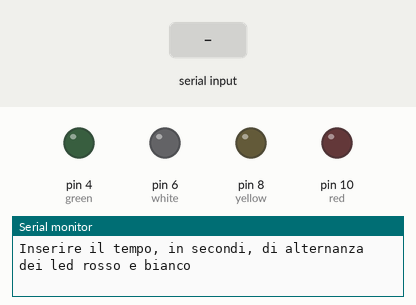
Recording of a sketch running on a simulated Arduino Uno, built with avr-gcc and run on an emulated ATmega328P. On the bench: output pins drawn as LEDs (lit = HIGH), the last lines printed to the serial monitor. Dashed ring = blinking. The test bench sets the inputs (shaded band).

Above: at 0.8 s.
0.9 s: "90,45\n" received over Serial
3.4 s: "30,150\n" received over Serial
At 4.94 s:
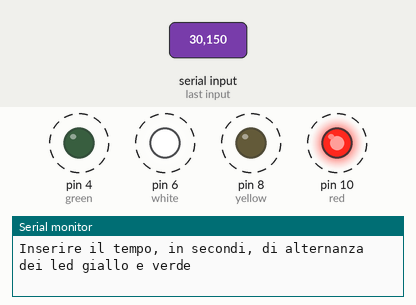
Timing chart, 0 to 12.4 s (numbered marks = the images above; inputs shaded):
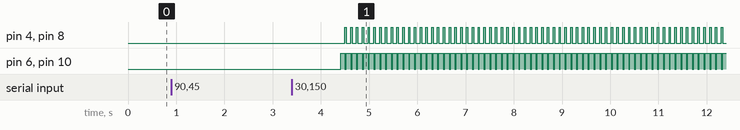

Measured:
- after the input at 3.4 s, pin 4 (green), pin 8 (yellow): alternates HIGH for 0.03 s and LOW for 0.09 s, starting after 1.1 s; pin 6 (white), pin 10 (red): alternates HIGH for 0.09 s and LOW for 0.03 s, starting after 1.0 s

The sketch:

Verifica_RiccardoBignami.ino
```cpp
int red=10;
int yellow=8;
int white=6;
int green=4;
int TEMPO1;
int TEMPO2;


void setup() {
  // put your setup code here, to run once:
  Serial.begin(9600);
  pinMode(red,OUTPUT);
  pinMode(yellow,OUTPUT);
  pinMode(white,OUTPUT);
  pinMode(green,OUTPUT);
  tempolampeggio1();
  tempolampeggio2();


}
void tempolampeggio1()
{
  Serial.println("Inserire il tempo, in secondi, di alternanza dei led rosso e bianco");
  while(Serial.available() == 0) {};
  TEMPO1=Serial.readString().toInt();

}
void tempolampeggio2()
{
  Serial.println("Inserire il tempo, in secondi, di alternanza dei led giallo e verde");
  while(Serial.available() == 0) {};
  TEMPO2=Serial.readString().toInt();
}

void loop() {
  // put your main code here, to run repeatedly:
  digitalWrite(red,HIGH);
  digitalWrite(white,HIGH);
  digitalWrite(yellow,LOW);
  digitalWrite(green,LOW);
  delay(TEMPO1);
  digitalWrite(red,LOW);
  digitalWrite(white,LOW);
  digitalWrite(yellow,HIGH);
  digitalWrite(green,HIGH);
  delay(TEMPO2);

}
```
